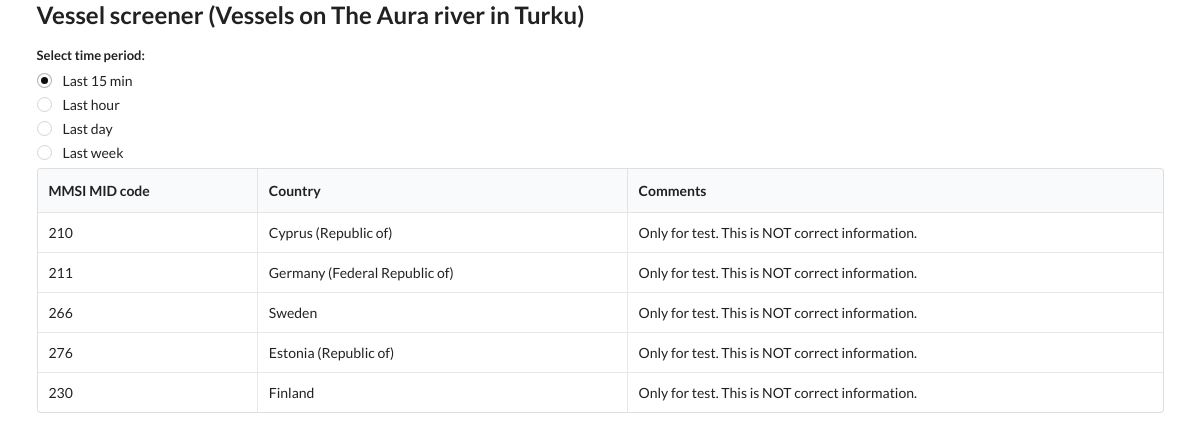
The page / on the database its author committed.
### models.py (models this page shows)
class Country(Base):
	__tablename__ = "country"
	id = Column(Integer, primary_key=True, index=True)
	mmsi_mid = Column(Integer, unique=True, index=True)
	country = Column(String)
	timestamp = Column(Integer)
	comment = Column(String)

### main.py (the view)
@app.get("/")
def home(request: Request, db: Session = Depends(get_db)):
    country_list = db.query(Country).all()
    for country in country_list:
        if country.country == "-":
            country.country = country_name[country.mmsi_mid]
            db.add(country)
            db.commit()
    return templates.TemplateResponse("home.html",
    {
        "request": request,
        "country": country_list
    })

### templates/home.html (shortened to what this page needs)
{%extends "layout.html" %}
{% block content %}
<div class="ui form">
	<div class="grouped fields">
		<label>Select time period:</label>
	  	<div class="field">
			<div class="ui radio checkbox">
		 		 <label>Last 15 min</label>
			</div>
		</div>
	  	<div class="field">
			<div class="ui radio checkbox">
				<label>Last hour</label>
			</div>
		</div>
		<div class="field">
			<div class="ui radio checkbox">
				<label>Last day</label>
			</div>
		</div>
		<div class="field">
			<div class="ui radio checkbox">
				<label>Last week</label>
			</div>
		</div>
	</div>
</div>
<div id="country_table">
	{% include "table.html" %}
</div>
{% endblock %}

### templates/layout.html (shortened to what this page needs)
<html id="html">
	<head>
		<link rel="stylesheet" href="https://cdn.jsdelivr.net/npm/semantic-ui@2.4.2/dist/semantic.min.css">
		<link rel="stylesheet" href="https://cdnjs.cloudflare.com/ajax/libs/jquery-modal/0.9.1/jquery.modal.min.css"/>
	</head>
	<body>
		<div class="ui container">
			<h2>Vessel screener (Vessels on The Aura river in Turku)</h2>
			{% block content %}
			{% endblock %}
		</div>
	</body>
</html>

### templates/table.html
<table class="ui celled table">
	<thead>
	  <tr>
		  <th>MMSI MID code</th>
		  <th>Country</th>
		  <th>Comments</th>
		</tr>
	</thead>
	<tbody>
		{% for c in country %}
		<tr>
			<td>{{ c.mmsi_mid }}</td>
			<td>{{ c.country }}</td>
			<td>{{ c.comment }}</td>
		</tr>
		{% endfor %}
	</tbody>
</table>

### rows shown on the page
Country: mmsi_mid "210", country "Cyprus (Republic of)", comment "Only for test. This is NOT correct information."
Country: mmsi_mid "211", country "Germany (Federal Republic of)", comment "Only for test. This is NOT correct information."
Country: mmsi_mid "266", country "Sweden", comment "Only for test. This is NOT correct information."
Country: mmsi_mid "276", country "Estonia (Republic of)", comment "Only for test. This is NOT correct information."
Country: mmsi_mid "230", country "Finland", comment "Only for test. This is NOT correct information."
